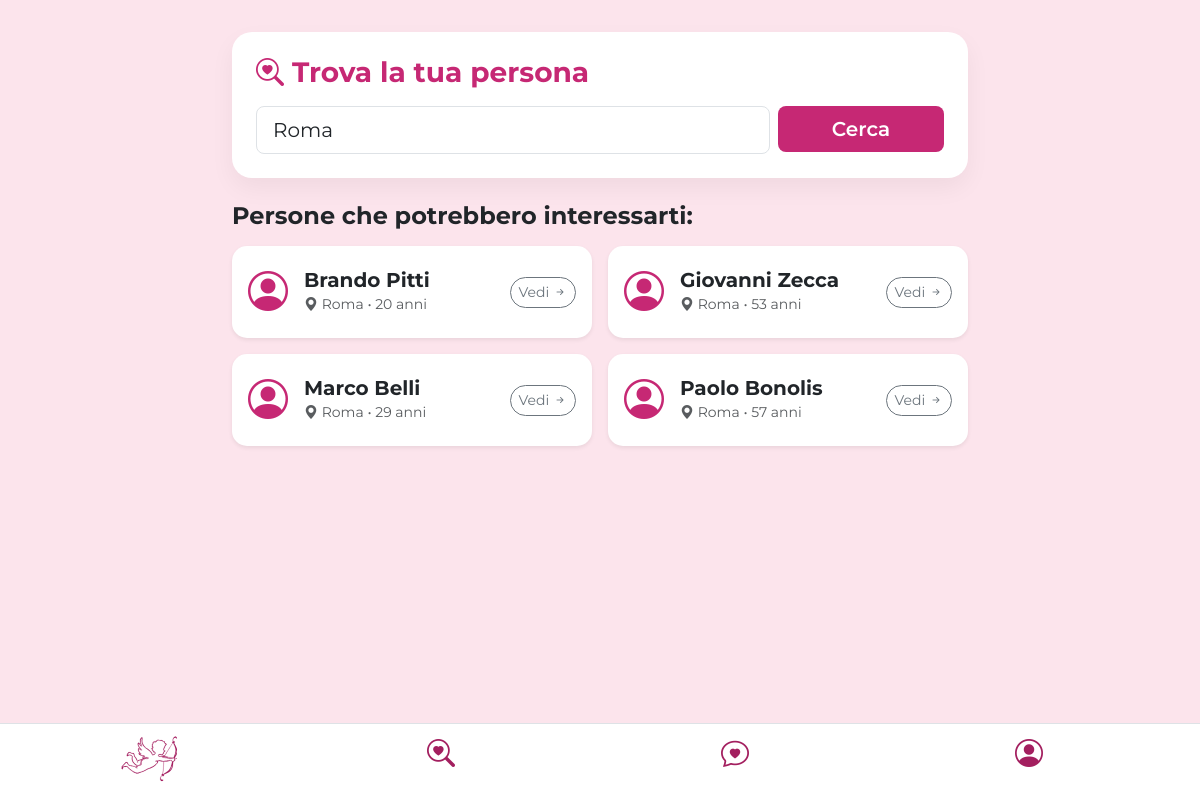
Screenshot of /cerca.php?citta=Roma (signed in) with the database file from the repository.
### tables this page shows
CREATE TABLE `datiregistrazione` (
  `id_utente` varchar(30) NOT NULL,
  `email` varchar(30) NOT NULL,
  `password` varchar(30) NOT NULL,
  `nome` varchar(30) NOT NULL,
  `cognome` varchar(30) NOT NULL,
  `sesso` varchar(10) DEFAULT NULL,
  `eta` int(2) NOT NULL,
  `citta` varchar(30) NOT NULL,
  `maxEta` int(2) DEFAULT NULL,
  `distanza` tinyint(1) DEFAULT NULL,
  `sessoP` varchar(30) DEFAULT NULL,
  `relazione` varchar(30) DEFAULT NULL
);

### cerca.php (the view, shortened to what this page needs)
<!DOCTYPE html>
<html lang="en">
<?php
require __DIR__ . "/connessioneDB.php";
$id_loggato = $_SESSION['id_utente'];
$utenti_trovati = [];
$citta_cercata = isset($_GET['citta']) ? trim($_GET['citta']) : '';
if (!empty($citta_cercata)) {
    $stmt = $pdo->prepare("SELECT * FROM datiregistrazione WHERE citta LIKE :citta AND id_utente != :id_loggato");
    $stmt->execute([
        ':citta' => '%' . $citta_cercata . '%',
        ':id_loggato' => $id_loggato
    ]);
    $utenti_trovati = $stmt->fetchAll(PDO::FETCH_ASSOC);
} else {
    $stmt = $pdo->prepare("SELECT * FROM datiregistrazione WHERE id_utente != :id_loggato ORDER BY id_utente DESC LIMIT 6");
    $stmt->execute([':id_loggato' => $id_loggato]);
    $utenti_trovati = $stmt->fetchAll(PDO::FETCH_ASSOC);
}
?>
<!DOCTYPE html>
<html lang="it">
<head>
    <link href="https://cdn.jsdelivr.net/npm/bootstrap@5.3.2/dist/css/bootstrap.min.css" rel="stylesheet">
    <link rel="stylesheet" href="https://cdn.jsdelivr.net/npm/bootstrap-icons@1.11.1/font/bootstrap-icons.css">
</head>
<body>
<div class="container">
    <div class="row justify-content-center">
        <div class="col-md-8">
            <div class="search-card p-4 mb-4">
                <h3 class="fw-bold mb-3" style="color: var(--primary-color);"><i class="bi bi-search-heart"></i> Trova la tua persona </h3>
                <form action="cerca.php" method="GET" class="row g-2">
                    <div class="col-9">
                        <input type="text" name="citta" class="form-control form-control-lg" placeholder="Scrivi una città (es. Milano)..." value="<?= htmlspecialchars($citta_cercata) ?>">
                    </div>
                    <div class="col-3">
                        <button type="submit" class="btn btn-custom btn-lg w-100">Cerca</button>
                    </div>
                </form>
            </div>
            <h4 class="fw-bold mb-3 text-dark">Persone che potrebbero interessarti:</h4>
            <?php if (empty($utenti_trovati)): ?>
                <div class="alert alert-light text-center py-4 shadow-sm rounded-4">
                    <i class="bi bi-emoji-frown fs-2 text-muted"></i>
                    <p class="text-muted mt-2 mb-0">Nessun utente trovato con i filtri selezionati.</p>
                </div>
            <?php else: ?>
                <div class="row g-3">
                    <?php foreach ($utenti_trovati as $utente): ?>
                        <div class="col-12 col-sm-6">
                            <div class="card user-result-card p-3 shadow-sm">
                                <div class="d-flex align-items-center">
                                    <div class="me-3">
                                        <i class="bi bi-person-circle fs-1" style="color: var(--primary-color);"></i>
                                    </div>
                                    <div class="flex-grow-1">
                                        <h5 class="fw-bold mb-0"><?= htmlspecialchars($utente['nome'] . " " . $utente['cognome']) ?></h5>
                                        <small class="text-muted">
                                            <i class="bi bi-geo-alt-fill text-muted"></i> <?= htmlspecialchars($utente['citta']) ?> • <?= htmlspecialchars($utente['eta']) ?> anni
                                        </small>
                                    </div>
                                    <div>
                                        <a href="profiloUtente.php?id=<?= urlencode($utente['id_utente']) ?>" class="btn btn-sm btn-outline-secondary rounded-pill">
                                            Vedi <i class="bi bi-arrow-right-short"></i>
                                        </a>
                                    </div>
                                </div>
                            </div>
                        </div>
                    <?php endforeach; ?>
                </div>
            <?php endif; ?>
        </div>
    </div>
</div>
<nav class="navbar fixed-bottom bg-white border-top">
    <div class="container-fluid">
        <div class="row text-center w-100">
            <div class="col">
                <a href="home.php" class="text-decoration-none text-dark">
                </a>
            </div>
            <div class="col">
                <a href="cerca.php" class="text-decoration-none text-dark">
                    <i class="bi bi-search-heart fs-3" style="color:#a31f5f;"></i>
                </a>
            </div>
            <div class="col">
                <a href="match.php" class="text-decoration-none text-dark">
                    <i class="bi bi-chat-heart fs-3" style="color:#a31f5f;"></i>
                </a>
            </div>
            <div class="col">
                <a href="profilo.php" class="text-decoration-none text-dark">
                    <i class="bi bi-person-circle fs-3" style="color:#a31f5f;"></i>
                </a>
            </div>
        </div>
    </div>
</nav>
</body>
</html>

### cerca.php (style rules this page uses)
:root { --primary-color: #c62874; --accent-color: #fce4ec; }
body { background-color: var(--accent-color); font-family: 'Montserrat', sans-serif; padding-bottom: 100px; }
.search-card { background: white; border-radius: 20px; box-shadow: 0 10px 25px rgba(0,0,0,0.05); margin-top: 2rem; }
.user-result-card { background: white; border-radius: 15px; transition: transform 0.2s, box-shadow 0.2s; border: none; }
.btn-custom { background-color: var(--primary-color); color: white; border: none; font-weight: 600; }

### rows the page displays
datiregistrazione: nome+cognome "Brando Pitti", citta "Roma", eta "20"
datiregistrazione: nome+cognome "Giovanni Zecca", citta "Roma", eta "53"
datiregistrazione: nome+cognome "Marco Belli", citta "Roma", eta "29"
datiregistrazione: nome+cognome "Paolo Bonolis", citta "Roma", eta "57"
